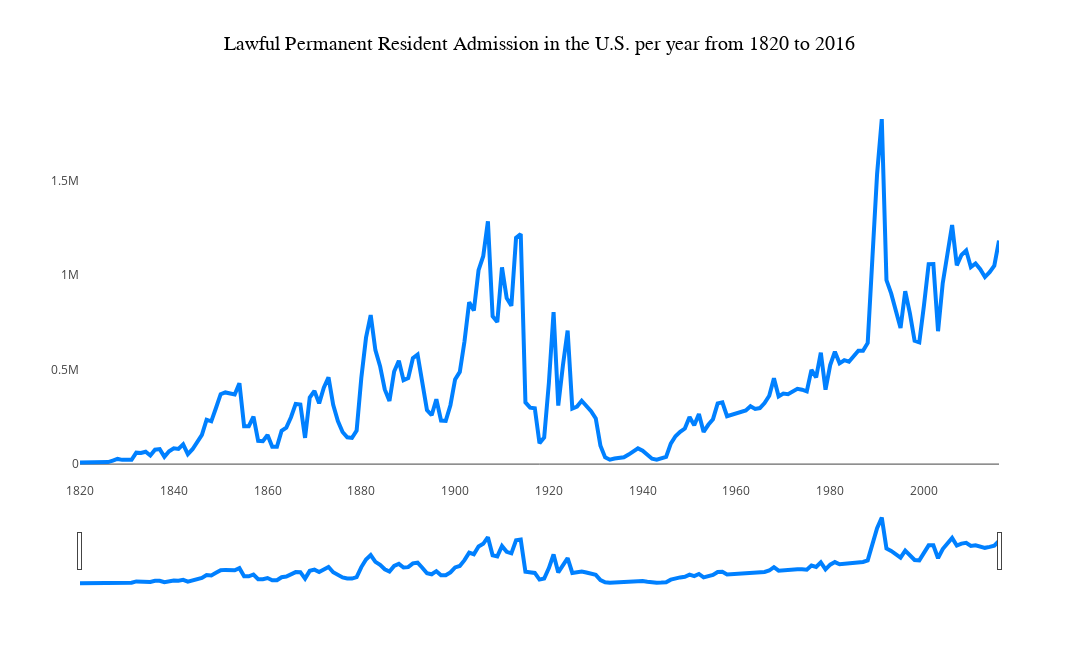

The code cell stored with this chart in its notebook:
### Markdown cell above
### This interactive cell enable an user to choose a year range
### and plot a line graph of green card admission per year during that range.

### Code cell
line1 = go.Scatter(
    x = [year for year in range(1820,2016+1)],
    y = df1['Number'],
    line = dict(width = 4,color = '#0080ff'))
data = [line1]

layout = go.Layout(
    title='Lawful Permanent Resident Admission in the U.S. per year from 1820 to 2016',
    titlefont=dict(family='Helvetica',size=20,color='#000000'),
    autosize=False,
    width=1079,
    height=667,
    xaxis=dict(
        showgrid=False,
        rangeselector=dict(
            buttons=list([dict(count=1,label='1Y',step='year',stepmode='backward')])),
        rangeslider=dict(),type=None),
    yaxis=dict(
        showgrid=False)
    )

figure = go.Figure(data=data, layout=layout)
ply.iplot(figure);

### Figure 1 — Plotly figure (JSON) as saved in the notebook; plotly's stock layout.template omitted (floating-point values rounded to 4 significant figures; data arrays with more than 128 entries replaced by an {"elided": "..."} marker saying what was removed)
{"data": [{"line": {"color": "#0080ff", "width": 4}, "type": "scatter", "x": {"elided": "197 int values"}, "y": {"elided": "197 int values"}}], "layout": {"autosize": false, "height": 667, "title": "Lawful Permanent Resident Admission in the U.S. per year from 1820 to 2016", "titlefont": {"color": "#000000", "family": "Helvetica", "size": 20}, "width": 1079, "xaxis": {"rangeselector": {"buttons": [{"count": 1, "label": "1Y", "step": "year", "stepmode": "backward"}]}, "rangeslider": {}, "showgrid": false, "type": null}, "yaxis": {"showgrid": false}}}
